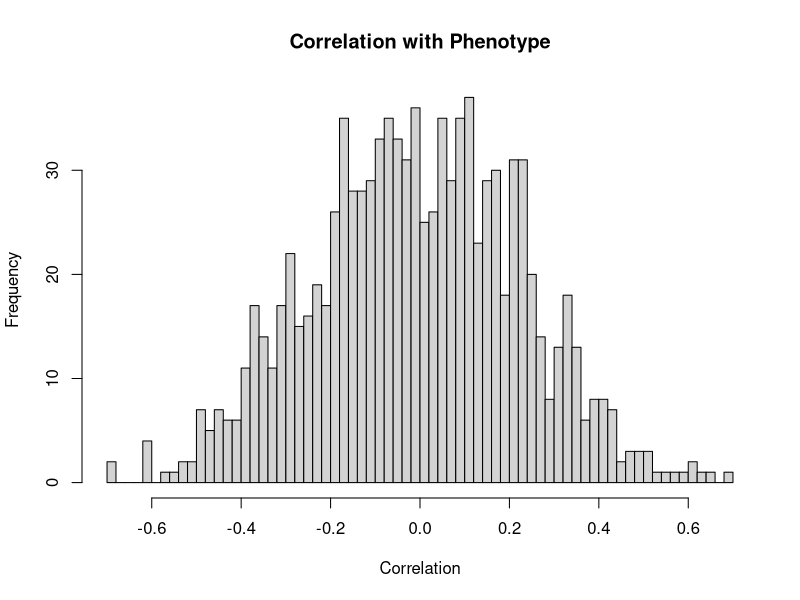
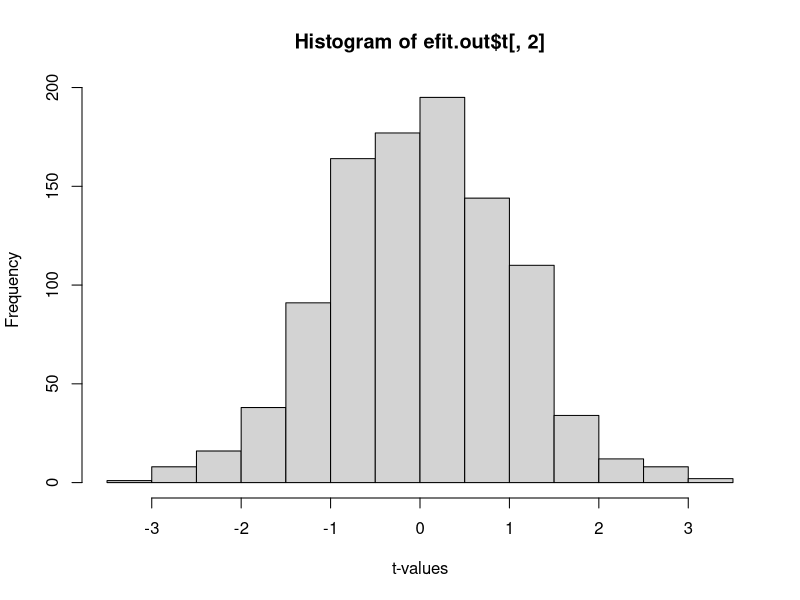
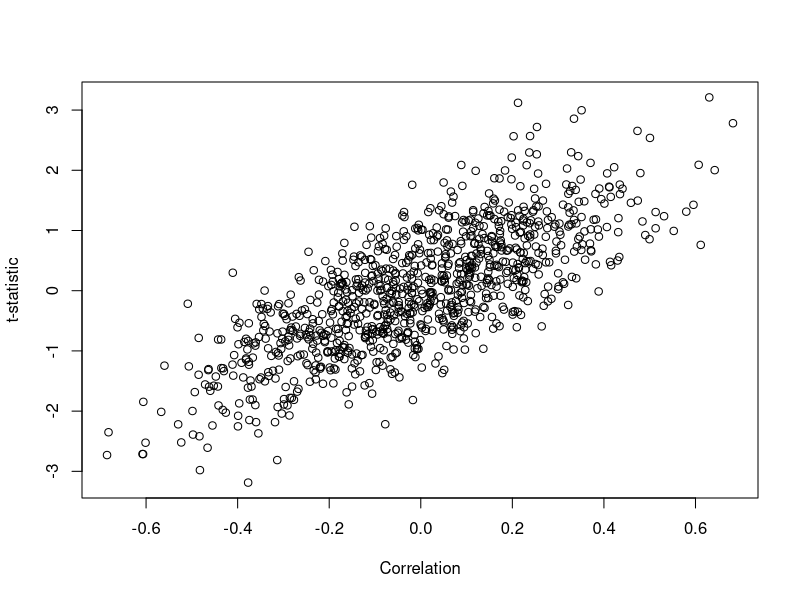
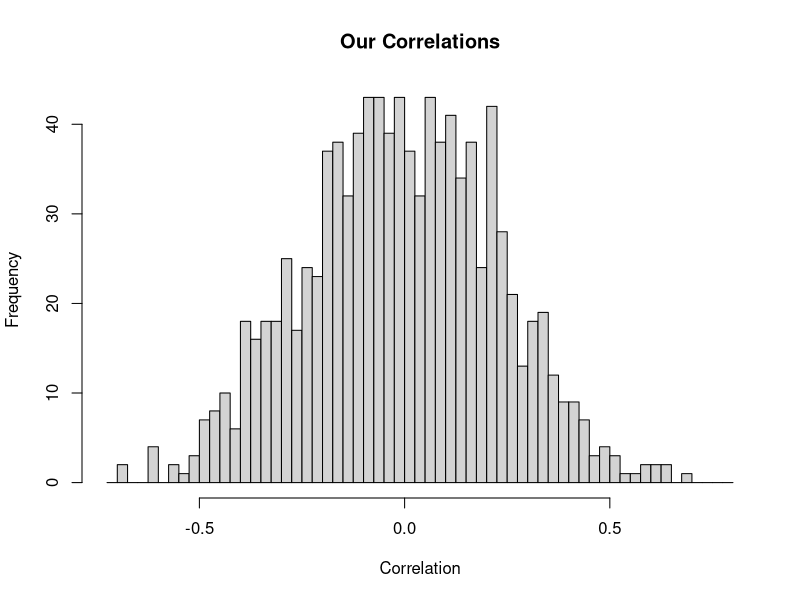
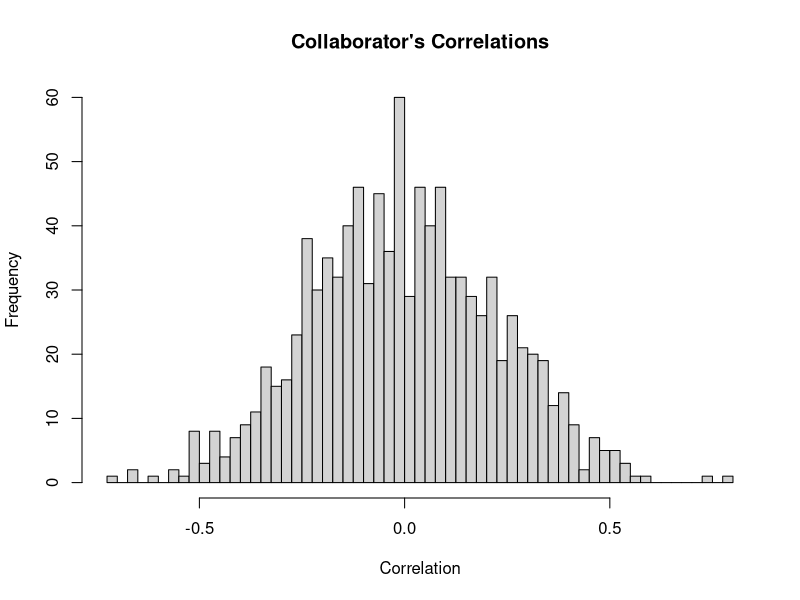
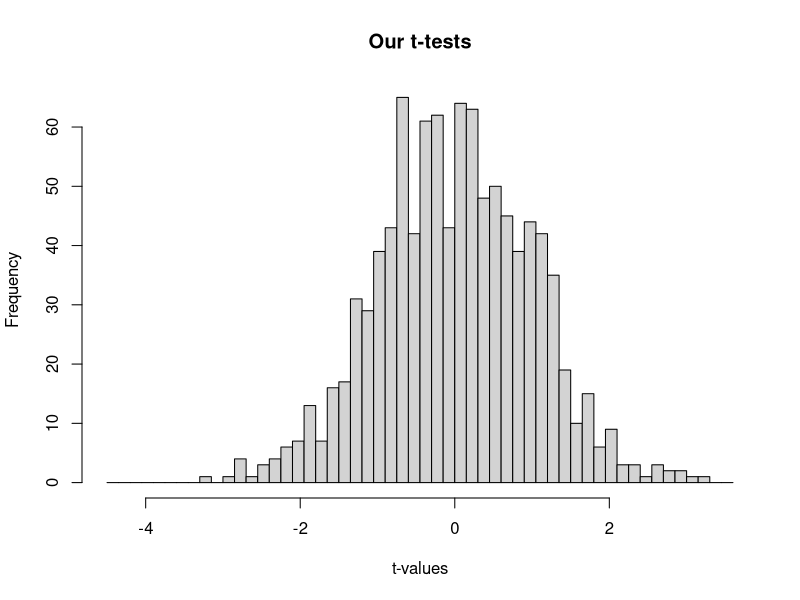

These figures' R source, in order: (Note: this script raises an error after producing the figures.)
## ---- chunk 1
library(limma)
## ---- chunk 2
set.seed(7081991)
y=rnorm(20)
trt=as.integer(y>0)
x=matrix(rnorm(20000,6,1.5),nrow=20)
## ---- chunk 3
cors=cor(x,y)
hist(cors,nclass=50,main="Correlation with Phenotype",xlab="Correlation")
## ---- chunk 4
ocor=order(abs(cors),decreasing=TRUE)
## ---- chunk 5
pheno=y
sigGenes=x[,ocor[1:10]]
regfit=lm(pheno~sigGenes)
## ---- chunk 6
anov=anova(regfit)
anov
## ---- chunk 7
design=model.matrix(~trt)
fit.out=lmFit(t(x),design=design)
efit.out=eBayes(fit.out)
## ---- chunk 8
hist(efit.out$t[,2],nclass=20,xlab="t-values")
## ---- chunk 9
plot(cors,efit.out$t[,2],xlab="Correlation",ylab="t-statistic")
## ---- chunk 10

y1=rnorm(20)
trt1=as.integer(y1>0)
x1=matrix(rnorm(20000,6,1.5),nrow=20)
cors1=cor(x1,y1)
## ---- chunk 11
min(c(cors,cors1))
max(c(cors,cors1))
hist(cors,main="Our Correlations",xlab="Correlation",breaks=seq(-0.725,0.8,0.025))
hist(cors1,main="Collaborator's Correlations",xlab="Correlation",breaks=seq(-0.725,0.8,0.025))
## ---- chunk 12
ocor1=order(abs(cors1),decreasing=TRUE)
phenoC=y1
sigGenesC=x1[,ocor1[1:10]]
regfit1=lm(phenoC~sigGenesC)
## ---- chunk 13
anov=round(anov,5)
anov[is.na(anov)]=""
as.data.frame(anov)
## ---- chunk 14
anov1=round(anova(regfit1),5)
anov1[is.na(anov1)]=""
## ---- chunk 15
as.data.frame(anov1)  
## ---- chunk 16
design1=model.matrix(~trt1)
fit1.out=lmFit(t(x1),design=design1)
efit1.out=eBayes(fit1.out)
## ---- chunk 17
#min(efit.out$t[,2],efit1.out$t[,2])
#max(efit.out$t[,2],efit1.out$t[,2])
hist(efit.out$t[,2], breaks=seq(-4.5,3.6,.15),main="Our t-tests",xlab="t-values")
hist(efit1.out$t[,2],breaks=seq(-4.5,3.6,.15),main="Collaborator's t-tests",xlab="t-values")
## ---- chunk 18

vennDiagram(vennCounts(cbind(abs(cors)>0.5,abs(cors1)>0.5)),names=c("Ours","Collab"),main="High Correlation Genes")

## ---- chunk 19

vennDiagram(vennCounts(cbind(abs(efit.out$t[,2])>2.1,abs(efit1.out$t[,2])>2.1)),names=c("Ours","Collab"),main="Diff Expressed Genes")

## ---- chunk 20
par(omi=c(.1,.1,0,.1))
plot(cors,cors1,xlab="Our Correlations",ylab="Collaborator's Correlations")
## ---- chunk 21
par(omi=c(.1,.1,0,.1))
plot(efit.out$t[,2],efit1.out$t[,2],xlab="Our t-values",ylab="Collaborator's t-values")
